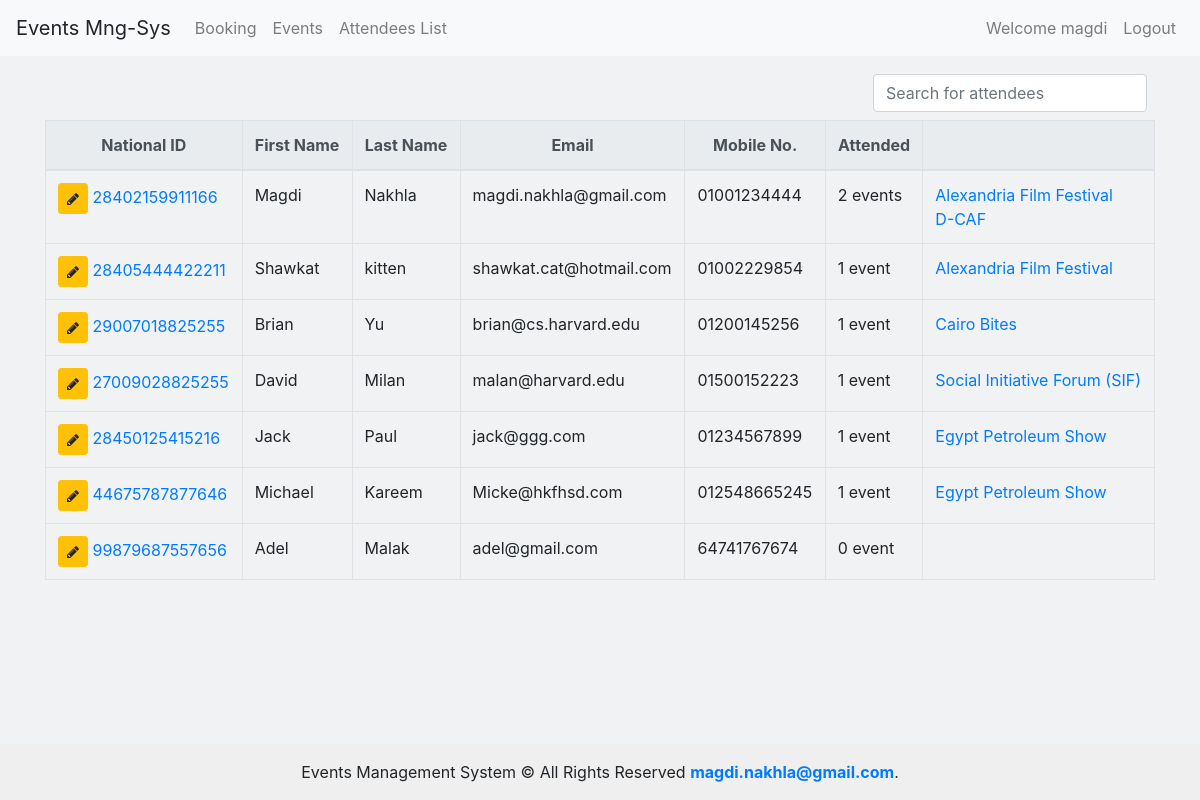
Screenshot of /attendeesList/ (signed in) with the database file from the repository.
### events/models.py (models this page shows, shortened)
class Attendee(models.Model):
    first_name = models.CharField(max_length=64)
    last_name = models.CharField(max_length=64)
    email = models.EmailField()
    nid = models.CharField(max_length=14, db_index=True, unique=True)
    mobile = models.CharField(max_length=32)

class Event(models.Model):
    name = models.CharField(max_length=64)
    slug = models.SlugField(max_length=64, db_index=True)
    details = models.TextField(blank=True, null=True)
    created = models.DateTimeField(auto_now=True) #When Created Record
    certificate = models.BooleanField(default=False)
    user = models.ForeignKey(User, on_delete=models.CASCADE, related_name='events') #Created by Record
    category = models.ForeignKey(Category, on_delete=models.CASCADE, related_name='category')
    attendees = models.ManyToManyField(Attendee, blank=True, null=True)
    organizer = models.ForeignKey(Organizer, on_delete=models.CASCADE, related_name='organizer', blank=True, null=True)
    class Meta:
        ordering = ('name',)
        index_together = ['id', 'slug']

### events/views.py (the view)
# urls.py: path("attendeesList/", views.attendeesList, name='attendeesList'),
@login_required
def attendeesList(request):
      context = {
            'attendees':  Attendee.objects.all(),
      }
      return render(request, "events/attendeesList.html", context)

### events/templates/events/attendeesList.html (shortened to what this page needs)
{% extends "events/base.html" %}
{% block content%}
<div class="container">
  <div class="row">
    <div class="col-lg-12">
            <div class="table-responsive">
                    <table class="table table-bordered table-list-search">
                        <div class="d-flex justify-content-end">
                                <div class="p-2 bd-highlight">
                                    <form action="#" method="get">
                                        <div class="input-group">
                                            <input class="form-control" id="system-search" name="q" placeholder="Search for attendees">
                                        </div>
                                    </form>
                                </div>
                            </div>
                        <thead class="thead-light">
                                <tr class="text-center">
                                    <th>National ID</th>
                                    <th>First Name</th>
                                    <th>Last Name</th>
                                    <th>Email</th>
                                    <th>Mobile No.</th>
                                    <th>Attended</th>
                                    <th></th>
                                </tr>
                            </thead>
                            <tbody>
                                {% for attendee in attendees %}
                                <tr id="tr_del_att_{{attendee.id}}">
                                    <td><a href="" class="link_nid" attendeeId='{{attendee.id}}' data-toggle="modal" data-target="#exampleModalCenter"><button type="button" class="update btn btn-warning btn-sm"><i class="fa fa-pencil" aria-hidden="true"></i></button> {{attendee.nid}}</a></td>
                                    <td>{{attendee.first_name}}</td>
                                    <td>{{attendee.last_name}}</td>
                                    <td>{{attendee.email}}</td>
                                    <td>{{attendee.mobile}}</td>
                                    <td>{{attendee.event_set.all|length}}
                                        {% if attendee.event_set.all|length > 1 %}
                                        events
                                        {%  else %}
                                        event
                                        {% endif %}
                                    </td>
                                    <td>
                                        {% for event in attendee.event_set.all %}
                                        <a href="/{{event.id}}/attendees">{{event.name}}</a> <br>
                                        {% endfor %}
                                    </td>
                                </tr>
                                {% endfor%}
                            </tbody>
                    </table>
                </div>
    </div>
  </div>
</div>
{% endblock %}

### events/templates/events/base.html (shortened to what this page needs)
{% load static %}
<!DOCTYPE html>
<html>
  <head>
    <link rel="stylesheet" href="https://stackpath.bootstrapcdn.com/bootstrap/4.3.1/css/bootstrap.min.css">
    <link rel="stylesheet" href="{% static 'events/css/main.css' %}">
    <link rel="stylesheet" href="{% static 'events/css/date.css' %}">
  </head>
  <body>
    <nav class="navbar navbar-expand-lg navbar-light bg-light">
      <a class="navbar-brand">Events Mng-Sys</a>
      <div class="collapse navbar-collapse" id="navbarSupportedContent">
        <ul class="navbar-nav mr-auto">
          <li class="nav-item">
            <a class="nav-link" href="{% url 'booking' %}">Booking <span class="sr-only">(current)</span></a>
          </li>
          <li class="nav-item">
            <a class="nav-link" href="{% url 'events' %}">Events</a>
          </li>
          <li class="nav-item">
            <a class="nav-link" href="{% url 'attendeesList' %}"> Attendees List</a>
          </li>
        </ul>
        <ul class="navbar-nav ml-auto">
        {% if user.is_authenticated %}
          <li class="nav-item">
            <span class="nav-link" > Welcome {{user}}</span>
          </li>
          <li class="nav-item">
            <a class="nav-link" href="{% url 'logout' %}">Logout</a>
          </li>
        {% endif %}
        </ul>
      </div>
    </nav>
    <div class="container"  class="col-lg-12">
      <div class="row">
        {% block content %}{% endblock %}
      </div>
    </div>
    <div class="footer">Events Management System © All Rights Reserved <strong><a href="mailto:magdi.nakhla@gmail.com">magdi.nakhla@gmail.com</a></strong>.</div>
    </body>
</html>

### events/static/events/css/main.css (style rules this page uses)
.container { padding-top: 5px; }
html { height: 100%; box-sizing: border-box; }
body { position: relative; margin: 0; padding-bottom: 6rem; min-height: 100%; }
.footer { position: absolute; right: 0; bottom: 0; left: 0; padding: 1rem; background-color: #efefef; text-align: center; }
body { background-color: #f1f2f3; }

### rows the page displays
Attendee: nid "28402159911166", first_name "Magdi", last_name "Nakhla", email "magdi.nakhla@gmail.com", mobile "01001234444", event_set.all|length "2", shows "events"
Event: name "Alexandria Film Festival"
Event: name "D-CAF"
Attendee: nid "28405444422211", first_name "Shawkat", last_name "kitten", email "shawkat.cat@hotmail.com", mobile "01002229854", event_set.all|length "1"
Attendee: nid "29007018825255", first_name "Brian", last_name "Yu", email "brian@cs.harvard.edu", mobile "01200145256", event_set.all|length "1"
Event: name "Cairo Bites"
Attendee: nid "27009028825255", first_name "David", last_name "Milan", email "malan@harvard.edu", mobile "01500152223", event_set.all|length "1"
Event: name "Social Initiative Forum (SIF)"
Attendee: nid "28450125415216", first_name "Jack", last_name "Paul", email "jack@ggg.com", mobile "01234567899", event_set.all|length "1"
Event: name "Egypt Petroleum Show"
Attendee: nid "44675787877646", first_name "Michael", last_name "Kareem", email "Micke@hkfhsd.com", mobile "012548665245", event_set.all|length "1"
Attendee: nid "99879687557656", first_name "Adel", last_name "Malak", email "adel@gmail.com", mobile "64741767674", event_set.all|length "0"

### other values shown
{{ user }} "magdi"
